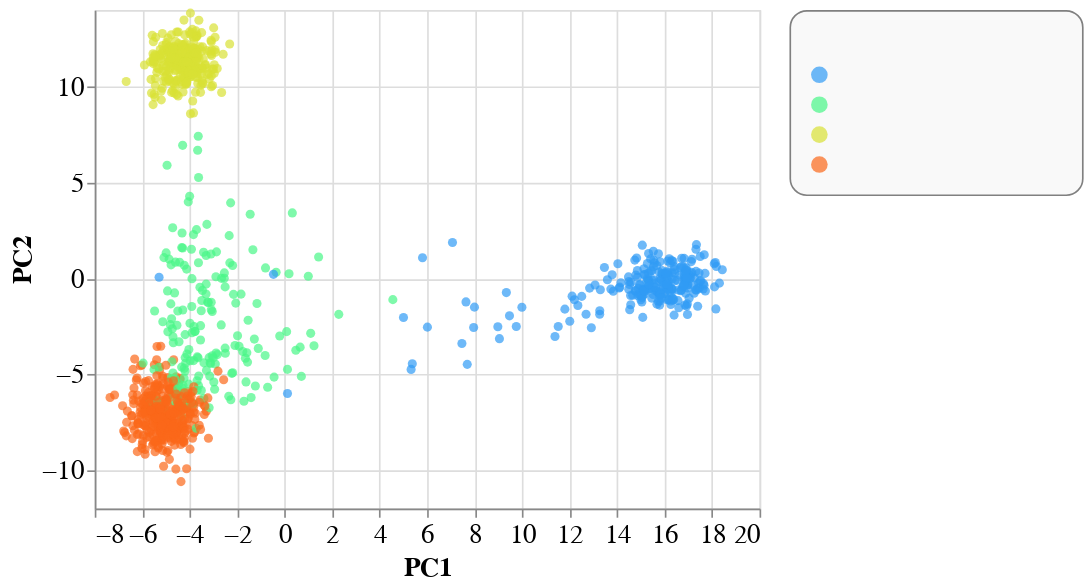

Notebook code for this chart:
### Code cell
# plotting by samples and not by snps
# plotting samples according to pca of their genotypes

# PC1 ima kombinacijo uteži, ki rezultira v 

colour_scale = ['red', 'blue', 'green', 'yellow']

alt.Chart(df_plot).mark_circle().configure(font='Times New Roman').configure_axis(labelFontSize = 16, titleFontSize = 16).configure_legend(labelFontSize = 16, titleFontSize = 16,  strokeColor='gray',
    fillColor='#F9F9F9',
    padding=10,
    cornerRadius=10,
    orient='right',
    labelOpacity = 0,
    titleOpacity = 0).encode(
    x = 'PC1',
    y = 'PC2',
    color = alt.Color('Superpopulation name', scale = alt.Scale(scheme='turbo'))
)

### Figure 1 — Vega-Lite specification as saved in the notebook (floating-point values rounded to 4 significant figures; data arrays with more than 128 entries replaced by an {"elided": "..."} marker saying what was removed)
{"config": {"view": {"continuousWidth": 400, "continuousHeight": 300}, "axis": {"labelFontSize": 16, "titleFontSize": 16}, "font": "Times New Roman", "legend": {"cornerRadius": 10, "fillColor": "#F9F9F9", "labelFontSize": 16, "labelOpacity": 0, "orient": "right", "padding": 10, "strokeColor": "gray", "titleFontSize": 16, "titleOpacity": 0}}, "data": {"name": "data-477650dc3712f29d7c2bd76bef7c34b0"}, "mark": "circle", "encoding": {"color": {"field": "Superpopulation name", "scale": {"scheme": "turbo"}, "type": "nominal"}, "x": {"field": "PC1", "type": "quantitative"}, "y": {"field": "PC2", "type": "quantitative"}}, "$schema": "https://vega.github.io/schema/vega-lite/v4.17.0.json", "datasets": {"data-477650dc3712f29d7c2bd76bef7c34b0": {"elided": "1092 records"}}}
